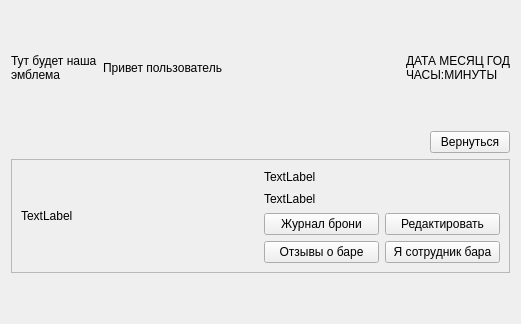
<?xml version="1.0" encoding="UTF-8"?>
<ui version="4.0">
 <class>FormBarInspect</class>
 <widget class="QWidget" name="FormBarInspect">
  <property name="geometry">
   <rect>
    <x>0</x>
    <y>0</y>
    <width>521</width>
    <height>324</height>
   </rect>
  </property>
  <property name="windowTitle">
   <string>Form</string>
  </property>
  <layout class="QVBoxLayout" name="verticalLayout_3">
   <item>
    <layout class="QHBoxLayout" name="horizontalLayout_4">
     <item>
      <layout class="QVBoxLayout" name="verticalLayout_2">
       <item>
        <layout class="QHBoxLayout" name="horizontalLayout_2">
         <item>
          <widget class="QLabel" name="label">
           <property name="text">
            <string>Тут будет наша
эмблема</string>
           </property>
          </widget>
         </item>
         <item>
          <widget class="QLabel" name="label_2">
           <property name="text">
            <string>Привет пользователь</string>
           </property>
          </widget>
         </item>
        </layout>
       </item>
      </layout>
     </item>
     <item>
      <spacer name="horizontalSpacer_2">
       <property name="orientation">
        <enum>Qt::Horizontal</enum>
       </property>
       <property name="sizeHint" stdset="0">
        <size>
         <width>40</width>
         <height>20</height>
        </size>
       </property>
      </spacer>
     </item>
     <item>
      <layout class="QVBoxLayout" name="verticalLayout">
       <item>
        <widget class="QLabel" name="label_3">
         <property name="text">
          <string>ДАТА МЕСЯЦ ГОД
ЧАСЫ:МИНУТЫ</string>
         </property>
        </widget>
       </item>
      </layout>
     </item>
    </layout>
   </item>
   <item>
    <layout class="QHBoxLayout" name="horizontalLayout">
     <item>
      <spacer name="horizontalSpacer">
       <property name="orientation">
        <enum>Qt::Horizontal</enum>
       </property>
       <property name="sizeHint" stdset="0">
        <size>
         <width>40</width>
         <height>20</height>
        </size>
       </property>
      </spacer>
     </item>
     <item>
      <widget class="QPushButton" name="returnPushButton">
       <property name="text">
        <string>Вернуться</string>
       </property>
      </widget>
     </item>
    </layout>
   </item>
   <item>
    <widget class="QFrame" name="frame">
     <property name="frameShape">
      <enum>QFrame::StyledPanel</enum>
     </property>
     <property name="frameShadow">
      <enum>QFrame::Raised</enum>
     </property>
     <layout class="QHBoxLayout" name="horizontalLayout_3">
      <item>
       <widget class="QLabel" name="label_4">
        <property name="text">
         <string>TextLabel</string>
        </property>
       </widget>
      </item>
      <item>
       <layout class="QGridLayout" name="gridLayout">
        <item row="2" column="0">
         <widget class="QPushButton" name="pushButton">
          <property name="text">
           <string>Журнал брони</string>
          </property>
         </widget>
        </item>
        <item row="0" column="0">
         <widget class="QLabel" name="label_5">
          <property name="text">
           <string>TextLabel</string>
          </property>
         </widget>
        </item>
        <item row="2" column="1">
         <widget class="QPushButton" name="pushButton_2">
          <property name="text">
           <string>Редактировать</string>
          </property>
         </widget>
        </item>
        <item row="1" column="0">
         <widget class="QLabel" name="label_6">
          <property name="text">
           <string>TextLabel</string>
          </property>
         </widget>
        </item>
        <item row="3" column="0">
         <widget class="QPushButton" name="pushButton_3">
          <property name="text">
           <string>Отзывы о баре</string>
          </property>
         </widget>
        </item>
        <item row="3" column="1">
         <widget class="QPushButton" name="pushButton_4">
          <property name="text">
           <string>Я сотрудник бара</string>
          </property>
         </widget>
        </item>
       </layout>
      </item>
     </layout>
    </widget>
   </item>
   <item>
    <spacer name="verticalSpacer_2">
     <property name="orientation">
      <enum>Qt::Vertical</enum>
     </property>
     <property name="sizeType">
      <enum>QSizePolicy::Fixed</enum>
     </property>
     <property name="sizeHint" stdset="0">
      <size>
       <width>20</width>
       <height>40</height>
      </size>
     </property>
    </spacer>
   </item>
  </layout>
 </widget>
 <resources/>
 <connections/>
</ui>
